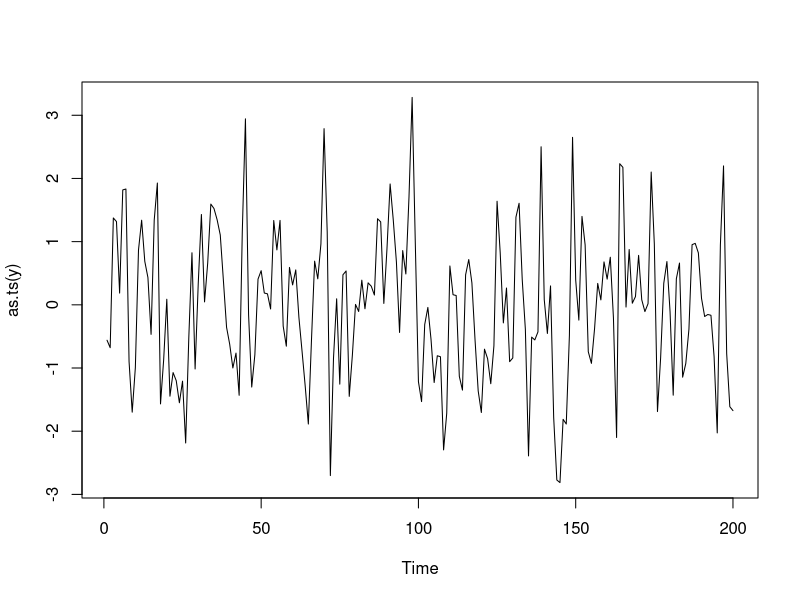
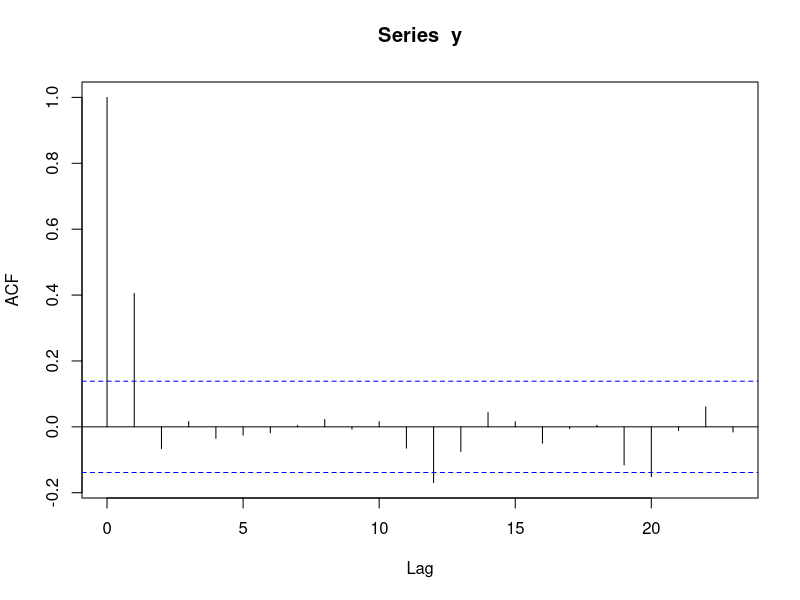

The R script that drew these images, in order:
T = 200 # Número de pasos que se quiere crear
sigma2_e = 1
set.seed(123)
e = rnorm(T,mean=0, sd=sqrt(sigma2_e))
theta1 = 0.8

y = numeric(0)
y[1]=e[1]
for (t in 2:T){
  y[t]=e[t]+theta1*e[t-1] 
}
plot(as.ts(y))

acf(y)
rho1 = cor(y[2:200], y[1:199])

mean(y)
